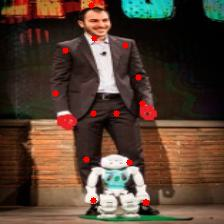
#> input picture src/referee_gloves_detector/resources/src.jpg, 224 x 224 px
$ python main_homography.py
#> lines starting #> are read from the running program, lines starting #| are printed output that depends on the picture
### src/referee_gloves_detector/Homography.py

import pandas as pd
import numpy as np
import cv2

from sklearn.cluster import KMeans
import math
import os

class UnknowCalculationMethod(BaseException):
    pass

class Homography():

    def __init__(self, src, dst):
        self.src = src
        self.dst = dst

        self.src_copy = self.src.copy()
        self.dst_copy = self.dst.copy()

        self.src_x, self.src_y = -1, -1
        self.dst_x, self.dst_y = -1, -1

        self.src_list = []
        self.dst_list = []

        self.drawing = False

        self.calibration_data = {}

        self.H = []


    def get_mode(self):
        return self.mode

    def get_calibration_data(self):
        return self.calibration_data

    def get_H(self):
        return self.H

    def set_H(self, H):
        self.H = H

    # [55 lines left out: function normalize_points, not called in this run]

    def _from_detection(self):
        """
            Semi-automatic detection of the pairs of points to be used to
            compute the homography matrix. Homography source points are
            automatically detected, destination points has to be manually
            selected by the user.
        """
        cv2.namedWindow("Homography - SRC")
        cv2.moveWindow("Homography - SRC",  80, 80)

        cv2.namedWindow("Homography - DST")
        cv2.moveWindow("Homography - DST", 780, 80)
        cv2.setMouseCallback("Homography - DST", self._select_points_dst)

        background = self.src
        dh, dw, _ = background.shape

        keypoints = pd.read_csv("src/referee_gloves_detector/resources/keypoints.csv")
        keypoints = keypoints.dropna()

        for _, row in keypoints.iterrows():
            x, y = row['x'], row['y']
            print(x)
            print(y)
            self.src_list.append([int(x), int(y)])
            cv2.circle(self.src_copy, (int(x), int(y)), 0, (0, 0, 255), 10)

            while True:
                cv2.imshow("Homography - SRC", self.src_copy)
                cv2.imshow("Homography - DST", self.dst_copy)

                k = cv2.waitKey(1) & 0xFF
                if k == ord("s"):
                    cv2.circle(self.src_copy, (int(x), int(y)), 5, (0, 255, 0), -1)
                    cv2.circle(self.dst_copy, (self.dst_x, self.dst_y), 5, (0, 255, 0), -1)

                    self.dst_list.append([self.dst_x, self.dst_y])

                    break
                elif k == ord("q"):
                    os._exit(0)
        cv2.destroyAllWindows()

        corr = self.normalize_points(self.dst_list, self.src_list)
        self._compute_view_based_homography(corr)


    # [183 lines left out: functions _from_detection_automatically, _compute_view_based_homography, _select_points_src, _select_points_dst, not called in this run]

    def __str__(self):
        return f"H = {self.H}"

### src/referee_gloves_detector/main_homography.py
from Homography import Homography
import cv2

src = cv2.imread("resources/src.jpg")
#> src is the input picture: shape (224, 224, 3); mean B, G, R 50, 63.6, 85.1
dst = cv2.imread("resources/dst.jpg")
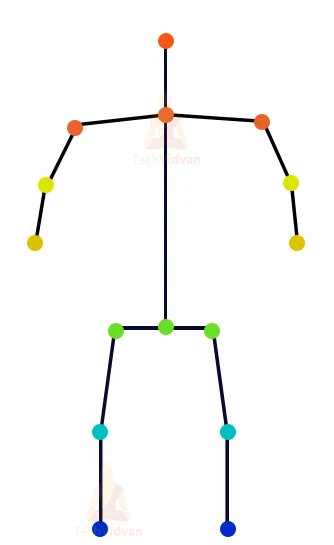
#> input picture src/referee_gloves_detector/resources/dst.jpg, 334 x 545 px
#> dst is the input picture: shape (545, 334, 3); mean B, G, R 247.2, 248.5, 248.4

h = Homography(src,dst)
h._from_detection()
#> (reads src/referee_gloves_detector/resources/keypoints.csv from the repository)
#> the loop in _from_detection, `for _, row in keypoints.iterrows():` made 1 pass; (key q is pressed on pass 1)
#> pass 1, in _from_detection, `cv2.imshow("Homography - SRC", self.src_copy)`:
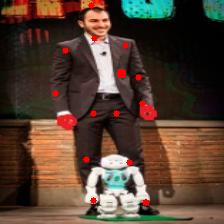
#> window 'Homography - SRC': shape (224, 224, 3); mean B, G, R 49.9, 63.5, 85.4
#> after the loop in _from_detection, `for _, row in keypoints.iterrows():`: self.dst_list = []; self.src_list = [[121, 73]]
#> (the program exits here)
